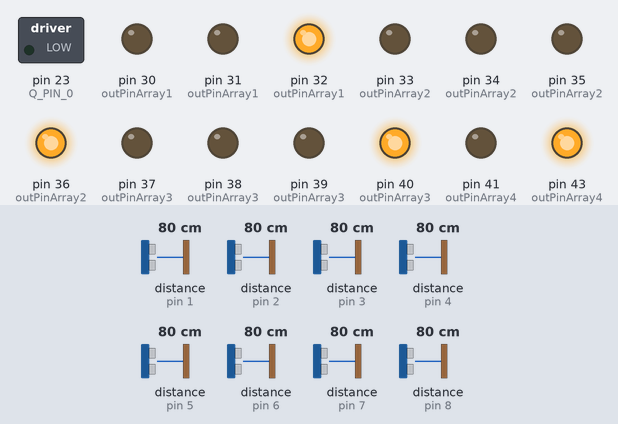
A sketch run on a simulated Arduino Mega 2560, built with avr-gcc and run on an emulated ATmega2560. Parts: switched loads named in the sketch (green lamp = pin HIGH), output pins drawn as LEDs (lit = HIGH). Inputs (shaded band) come from the test bench; at power-on: distance to the obstacle (sensors on pin 1, pin 2, pin 3, pin 4, pin 5, pin 6, pin 7, pin 8) 80 cm. The echo pulse lasts 58.3 µs per cm.

Above: at 1.2 s.
1.3 s: distance to the obstacle (sensor on pin 1) set to 69 cm
2.8 s: distance to the obstacle (sensor on pin 1) set to 59 cm
At 4.0 s:
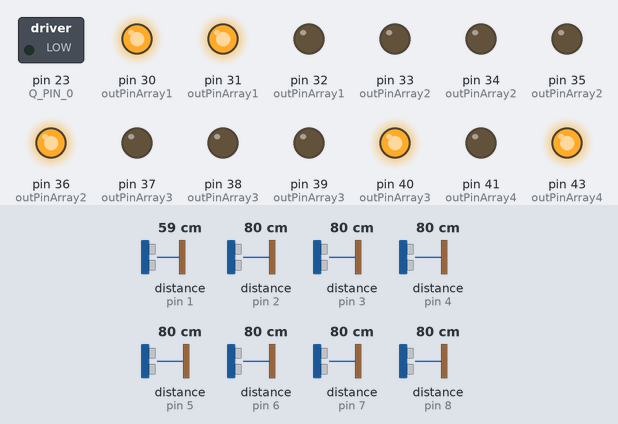
4.3 s: distance to the obstacle (sensor on pin 2) set to 73 cm
6.1 s: distance to the obstacle (sensor on pin 2) set to 68 cm
At 6.9 s:
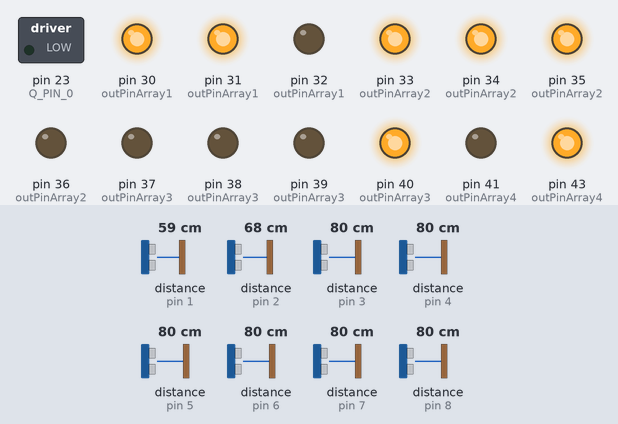
7.8 s: distance to the obstacle (sensor on pin 3) set to 67 cm
At 9.0 s:
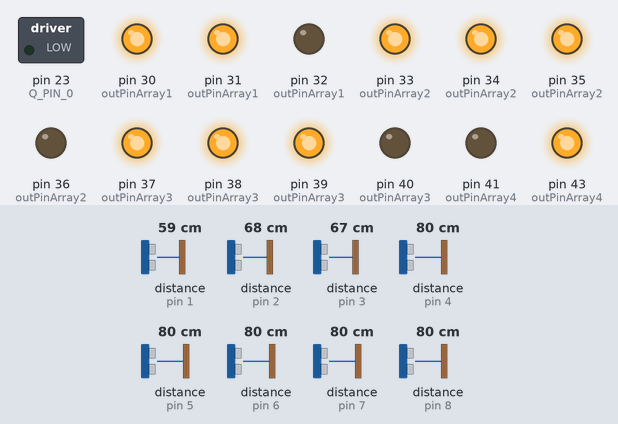
9.9 s: distance to the obstacle (sensor on pin 4) set to 2 cm
At 11.0 s:
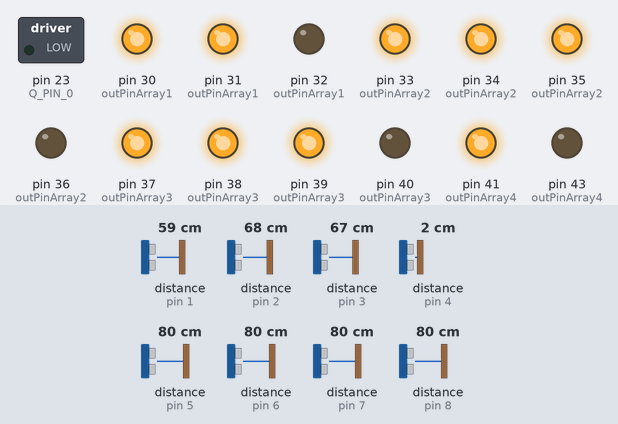
Timing chart, 0 to 12.9 s (numbered marks = the images above; inputs shaded):
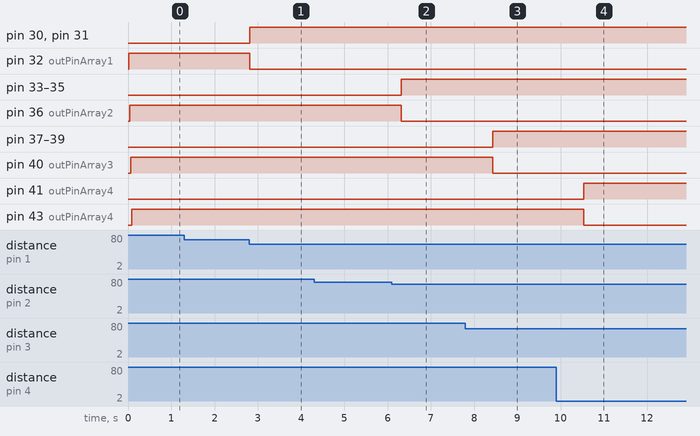

Measured:
- the behaviour switches between 64 and 63 cm on distance to the obstacle (sensor on pin 1) (found by bisection; images 0 and 1)
- the behaviour switches between 71 and 70 cm on distance to the obstacle (sensor on pin 2) (found by bisection; images 1 and 2)
- the behaviour switches between 71 and 70 cm on distance to the obstacle (sensor on pin 3) (found by bisection; images 2 and 3)
- after the input at 1.3 s, every drawn part: stays the same
- after the input at 2.8 s, pin 30 (outPinArray1), pin 31 (outPinArray1): LOW → HIGH at once; pin 32 (outPinArray1): HIGH → LOW at once
- after the input at 4.3 s, every drawn part: stays the same
- after the input at 6.1 s, pin 33 (outPinArray2), pin 34 (outPinArray2), pin 35 (outPinArray2): LOW → HIGH after 0.22 s; pin 36 (outPinArray2): HIGH → LOW after 0.22 s
- after the input at 7.8 s, pin 37 (outPinArray3), pin 38 (outPinArray3), pin 39 (outPinArray3): LOW → HIGH after 0.63 s; pin 40 (outPinArray3): HIGH → LOW after 0.63 s
- after the input at 9.9 s, pin 41 (outPinArray4): LOW → HIGH after 0.64 s; pin 43 (outPinArray4): HIGH → LOW after 0.64 s

The sketch:

Combined_Sensors_TRUE.ino
```cpp
#include <NewPing.h>

#include <SharpIR.h>
#include "math.h"
#include "NewPing.h"
#define FRONT_THRESHOLD 80
#define QUADRANT 1
#define MAX_DISTANCE 500
#define Q_PIN_0 23
#define SONAR_NUM     2
int IR_PIN1 = 1;
int IR_PIN2 = 2;
int IR_PIN3 = 3;
int IR_PIN4 = 4;
int IR_PIN5 = 5;
int IR_PIN6 = 6;
int IR_PIN7 = 7;
int IR_PIN8 = 8;

//Precision = Threshold / ((2^numbits)-1); IE: Precesion = 50 cm when numbits = 2 & Threshold = 150

int outPinArray1[] = {30,31,32};//Left wheel
int outPinArray2[] = {33,34,35,36};//Front left
int outPinArray3[] = {37,38,39,40};//Front Right
int outPinArray4[] = {41,42,43};//Right wheel
int outPinArray5[] = {44};//back right side
int outPinArray6[] = {45,46,47,48};// back right
int outPinArray7[] = {49,50,51,52};//back left
int outPinArray8[] = {53};//back left side

int WheelTrashhold = 150;
int FrontTrashhold = 150;
int BackTrashhold = 150;
int BacksideTrashhold = 150;

unsigned int cm[SONAR_NUM];

byte disToShow1;
boolean Quadrant[1];
int IR_PRECISION = 94;
int IR_MODEL = 20150;
SharpIR irSense1(IR_PIN1, IR_MODEL);
SharpIR irSense2(IR_PIN2, IR_MODEL);
SharpIR irSense3(IR_PIN3, IR_MODEL);
SharpIR irSense4(IR_PIN4, IR_MODEL);
SharpIR irSense5(IR_PIN5, IR_MODEL);
SharpIR irSense6(IR_PIN6, IR_MODEL);
SharpIR irSense7(IR_PIN7, IR_MODEL);
SharpIR irSense8(IR_PIN8, IR_MODEL);

NewPing sonarSensorA(9, 8, MAX_DISTANCE);
NewPing sonarSensorB(6, 5, MAX_DISTANCE); // (trigger, echo)

void setup() {
  // put your setup code here, to run once:
  Serial.begin(115200) ;

  for(int i = 30; i<53; i++)
  {
    pinMode(i, OUTPUT);


  }
   //sonic
    pinMode(Q_PIN_0, OUTPUT);
    for (uint8_t i = 0; i < QUADRANT; i++){
    Quadrant[i] = false;

  }
}

void loop() {
  // put your main code here, to run repeatedly:
  int dis = 0;
  dis= irSense1.distance();
  BinaryConverterAndOutput((sizeof(outPinArray1)/sizeof(outPinArray1[0])),dis,outPinArray1,WheelTrashhold);

  int dis2 = irSense2.distance();
  BinaryConverterAndOutput((sizeof(outPinArray2)/sizeof(outPinArray2[0])),dis2,outPinArray2,FrontTrashhold);

  int dis3 = irSense3.distance();
  BinaryConverterAndOutput((sizeof(outPinArray3)/sizeof(outPinArray3[0])),dis3,outPinArray3,FrontTrashhold);

  int dis4 = irSense4.distance();
  BinaryConverterAndOutput((sizeof(outPinArray4)/sizeof(outPinArray4[0])),dis4,outPinArray4,WheelTrashhold);

  int dis5 = irSense5.distance();
  BinaryConverterAndOutput((sizeof(outPinArray5)/sizeof(outPinArray5[0])),dis5,outPinArray5,BacksideTrashhold);

  int dis6 = irSense6.distance();
  BinaryConverterAndOutput((sizeof(outPinArray6)/sizeof(outPinArray6[0])),dis6,outPinArray6,BackTrashhold);

  int dis7 = irSense7.distance();
  BinaryConverterAndOutput((sizeof(outPinArray7)/sizeof(outPinArray7[0])),dis7,outPinArray7,BackTrashhold);

  int dis8 = irSense8.distance();
  BinaryConverterAndOutput((sizeof(outPinArray8)/sizeof(outPinArray8[0])),dis8,outPinArray8,BacksideTrashhold);

  //sonic sensors
  cm[0] =sonarSensorA.ping_median(10 ,MAX_DISTANCE);
  cm[1] =sonarSensorB.ping_median(10 ,MAX_DISTANCE);
  //Serial.println(cm[0]);
  //Serial.print(" 2 ");  Serial.println(dis2);
  //Serial.print(" 3 ");  Serial.println(dis3);
  //Serial.print(" 4 ");  Serial.println(dis4);
  //Serial.print(" 5 ");  Serial.println(dis5);
  //Serial.print(" 6 ");  Serial.println(dis6);
  //Serial.print(" 7 ");  Serial.println(dis7);
  //Serial.print(" 8 ");  Serial.println(dis8);
  //Serial.print(digitalRead(outPinArray1[0])); Serial.print(digitalRead(outPinArray1[1])); Serial.println(digitalRead(outPinArray1[2]));//30-32
  //Serial.print(digitalRead(outPinArray2[0])); Serial.print(digitalRead(outPinArray2[1])); Serial.print(digitalRead(outPinArray2[2])); Serial.println(digitalRead(outPinArray2[3]));//33-36
  //Serial.print(digitalRead(outPinArray3[0])); Serial.print(digitalRead(outPinArray3[1])); Serial.print(digitalRead(outPinArray3[2])); Serial.println(digitalRead(outPinArray3[3]));//37-40
  //Serial.print(digitalRead(outPinArray4[0])); Serial.print(digitalRead(outPinArray4[1])); Serial.println(digitalRead(outPinArray4[2]));//41-43
  //Serial.println(digitalRead(outPinArray5[0]));//44
  //Serial.print(digitalRead(outPinArray6[0])); Serial.print(digitalRead(outPinArray6[1])); Serial.print(digitalRead(outPinArray6[2])); Serial.println(digitalRead(outPinArray6[3]));//45-48
  //Serial.print(digitalRead(outPinArray7[0])); Serial.print(digitalRead(outPinArray7[1])); Serial.print(digitalRead(outPinArray7[2])); Serial.println(digitalRead(outPinArray7[3]));//49-52
  //Serial.println(digitalRead(outPinArray8[0]));//53
  if  ((cm[0] < FRONT_THRESHOLD || cm[1] < FRONT_THRESHOLD) && (cm[0] > 0 || cm[1] > 0))
  {
    Quadrant[0] = true;
  }
  else {
    Quadrant[0] = false;
  }
}


void BinaryConverterAndOutput(int numBits, int distanceConv,int outPinArray[],int THRESHOLD)
{
    //Serial.println("entering Converter");
    //delay(1000);
    if(distanceConv > THRESHOLD){
      distanceConv = 0;
    }
    int stepVariable = THRESHOLD/ (pow(2.0,(double)numBits)-1);
    double outTemp = (double)distanceConv / stepVariable;
    distanceConv = ceil(outTemp);
    for (int i = 0; i < numBits; i++)
    {
       if (bitRead(distanceConv, i) == 1)
      {
      //  Serial.print("writing to pin ");Serial.print(outPinArray[i]);
        digitalWrite(outPinArray[i], HIGH);
      }
      else
      {
        digitalWrite(outPinArray[i], LOW);
      }
    }
}
```
